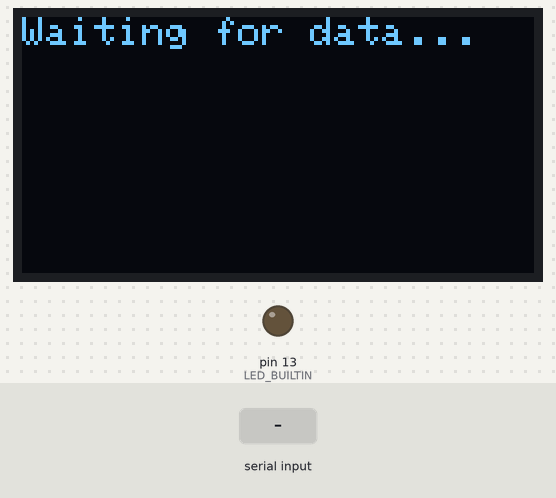
Recording of a sketch running on a simulated Arduino Uno, built with avr-gcc and run on an emulated ATmega328P. Parts: 128×64 one-colour display, output pins drawn as LEDs (lit = HIGH). Inputs (shaded band) come from the test bench.

Above: at 1.2 s.
1.3 s: "1,90,45\n" received over the second serial link
At 2.1 s:
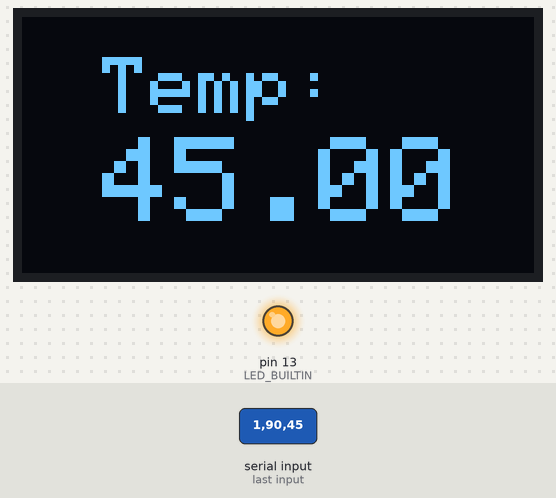
At 3.4 s:
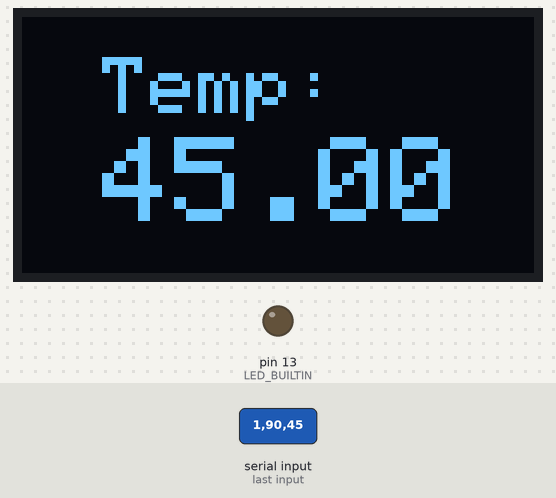
3.8 s: "90,45\n" received over the second serial link
At 6.3 s:
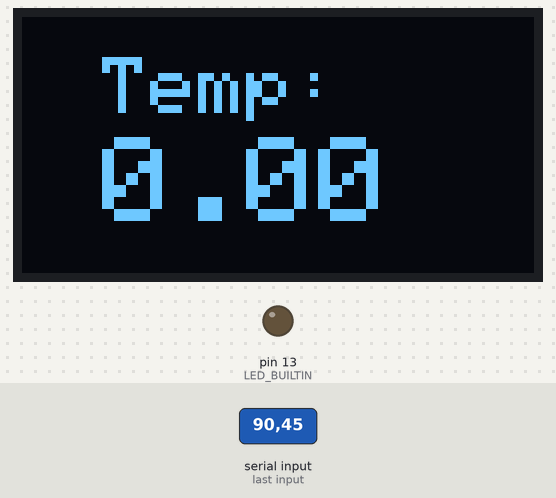
Timing chart, 0 to 7.8 s (numbered marks = the images above; inputs shaded):
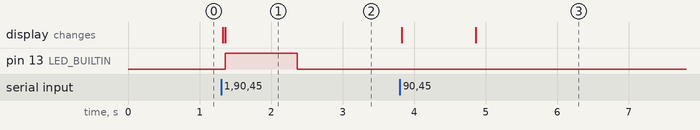

Measured:
- after the input at 1.3 s, pin 13 (LED_BUILTIN): LOW → HIGH after 0.06 s, → LOW 1.0 s later; the display: first changes at once (image 1 shows a later state)
- after the input at 3.8 s, the display: first changes at once (image 3 shows a later state)

The sketch:

Elektroniikkapaja_Oled_kaappain.ino
```cpp
#include <Wire.h>
#include <Adafruit_GFX.h>
#include <Adafruit_SSD1306.h>
#include <SoftwareSerial.h>

#define SCREEN_WIDTH 128 // OLED display width, in pixels
#define SCREEN_HEIGHT 64 // OLED display height, in pixels

// Declaration for an SSD1306 display connected to I2C (SDA, SCL pins)
#define OLED_RESET 4 // Reset pin # (or -1 if sharing Arduino reset pin)
Adafruit_SSD1306 display(SCREEN_WIDTH, SCREEN_HEIGHT, &Wire, OLED_RESET);

// Define SoftwareSerial pins
#define RX_PIN 10 // Pin connected to the TX of the external device
#define TX_PIN 11 // Pin connected to the RX of the external device


// Initialize SoftwareSerial
SoftwareSerial softSerial(RX_PIN, TX_PIN);

void setup() {
  // Initialize SoftwareSerial
  softSerial.begin(9600); // Use the baud rate of the external device
  pinMode(LED_BUILTIN, OUTPUT);

  // Initialize OLED
  if (!display.begin(SSD1306_SWITCHCAPVCC, 0x3D)) { // Use the correct I2C address
    Serial.println(F("SSD1306 allocation failed"));
    for (;;); // Don't proceed, loop forever
  }
  display.clearDisplay();
  display.setTextSize(1);
  display.setTextColor(SSD1306_WHITE);
  display.setCursor(0, 0);
  display.println(F("Waiting for data..."));
  display.display();
}

void loop() {
  // Check if data is available on SoftwareSerial
  if (softSerial.available() > 0) {
    // Read the float value
    float temperature = softSerial.parseFloat();
    // Display the temperature on the OLED screen
    display.clearDisplay();               // Clear the display
    display.setCursor(20, 10);              // Reset cursor position
    display.setTextSize(2);               // Set text size for temperature
    display.print(F("Temp: "));           // Label
    display.setTextSize(3);               // Set text size for temperature
    display.setCursor(20, 30);
    display.print(temperature, 2);        // Display temperature with 2 decimal points
    display.display();                    // Display updated content
    if (softSerial.available() > 0) {
      digitalWrite(LED_BUILTIN, HIGH);
      delay(5);
      float buf_clean = softSerial.parseFloat();
      digitalWrite(LED_BUILTIN, LOW);
    }


  }

}
```
